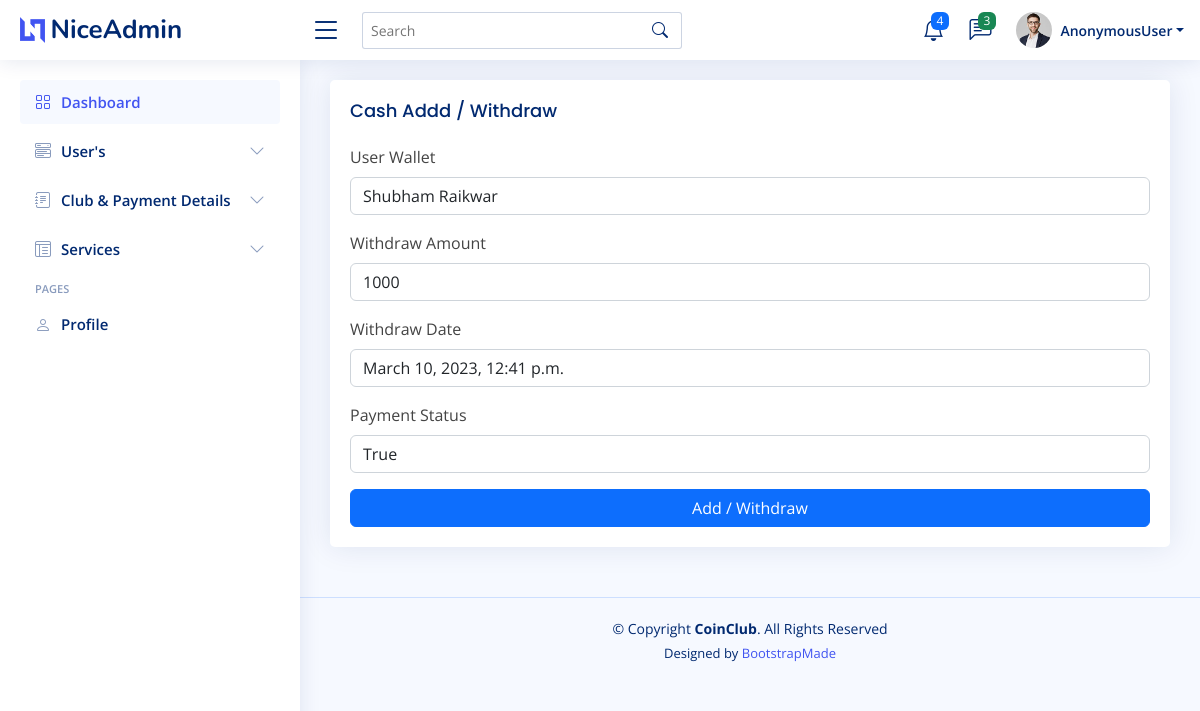
Screenshot of /homepage/editwithdraw/1/ with the database file from the repository.
### api/models.py (models this page shows)
class WithdrawMoney(models.Model):
    userwallet=models.ForeignKey(user_registration,on_delete=models.CASCADE)
    withdrawamount=models.CharField(max_length=30)
    withdraw_date = models.DateTimeField(auto_now=True)
    payment_status = models.BooleanField(default=False)

class user_registration(models.Model):
    full_name=models.CharField(max_length=50)
    mobileno=models.CharField(max_length=50, unique=True)
    city=models.CharField(max_length=50)
    password=models.CharField(max_length=50)
    gender=models.CharField(max_length=50)
    occupation=models.CharField(max_length=50)
    motive=models.CharField(max_length=100)
    income=models.CharField(max_length=50)
    wallet_amount= models.CharField(max_length=50,default='0')
    monthlycontribution=models.CharField(max_length=50)
    profileimg=models.ImageField(blank=True,null=True,upload_to='user/')
    email=models.CharField(max_length=50)
    alternateno=models.CharField(max_length=50,blank=True)
    token = models.CharField(max_length=300)
    create_at=models.DateField(auto_now_add=True)
    def __str__(self):
        return self.full_name#, self.id

### adminapp/views.py (the view)
# urls.py: path('editwithdraw/<int:id>/', views.UpdateCashWithdraw, name="update_withdraw"),
def UpdateCashWithdraw(request, id):
    if request.method == 'POST':
        userwallet = request.POST['userwallet']
        walletwithdraw = request.POST['walletwithdraw']
        add_date = datetime.now()
        payment_status = request.POST['payment_status']
        uplead = WithdrawMoney.objects.filter(id=id)
        uplead.update(userwallet_id=userwallet,
                             withdrawamount=walletwithdraw,
                             withdraw_date=add_date,
                             payment_status=payment_status,
                        )
        messages.success(request, f"{walletwithdraw} Add Cash updated successfully")
        return redirect(request.META.get('HTTP_REFERER', 'redirect_if_referer_not_found'))    #redirect same  page
    else:
        mypay = WithdrawMoney.objects.get(id=id)
        user = user_registration.objects.all()
        return render(request, "editwithdraw.html", {'mypay':mypay, 'users': user})

### templates/editwithdraw.html (shortened to what this page needs)
{% extends 'index.html' %}
{% load static %}
{% block content %}
  <main id="main" class="main">
    <section class="section">
      <div class="row">
        <div class="col-lg-12">
          <div class="card">
            <div class="card-body">
              <h5 class="card-title">Cash Addd / Withdraw</h5>
              <form class="row g-3" method="post" enctype="multipart/form-data">
                <div class="col-12">
                  <label for="inputNanme4" class="form-label">User Wallet</label>
                  <select name="userwallet" id="inputAddress" class="form-control">
                    <option value="{{ mypay.id }}">{{mypay.userwallet}}</option>
                  </select>
                </div>
                <div class="col-12">
                  <label for="inputEmail4" class="form-label">Withdraw Amount</label>
                  <input type="text" class="form-control" id="inputEmail4" name="walletwithdraw"  value="{{ mypay.withdrawamount }}">
                </div>
                <div class="col-12">
                  <label for="inputPassword4" class="form-label">Withdraw Date</label>
                  <input type="text" class="form-control" name="casdate" value="{{ mypay.withdraw_date }}" id="inputPassword4">
                </div>
                <div class="col-12">
                  <label for="inputAddress" class="form-label">Payment Status</label>
                  <select name="payment_status" id="inputAddress" class="form-control">
                    <option value="{{mypay.payment_status}}">{{mypay.payment_status}}</option>
                  </select>
                </div>
                <div class="text-center">
                  <button type="submit" class="btn btn-primary col-md-12">Add / Withdraw</button>
                </div>
              </form>
            </div>
          </div>
        </div>
      </div>
    </section>
  </main>
  {% endblock content %}

### static/assets/css/style.css (style rules this page uses)
:root { scroll-behavior: smooth; }
body { font-family: "Open Sans", sans-serif; background: #f6f9ff; color: #444444; }
h1, h2, h3, h4, h5, h6 { font-family: "Nunito", sans-serif; }
#main { margin-top: 60px; padding: 20px 30px; transition: all 0.3s; }
.card { margin-bottom: 30px; border: none; border-radius: 5px; box-shadow: 0px 0 30px rgba(1, 41, 112, 0.1); }
.card-title { padding: 20px 0 15px 0; font-size: 18px; font-weight: 500; color: #012970; font-family: "Poppins", sans-serif; }
.card-body { padding: 0 20px 20px 20px; }
@media (min-width: 1200px) { #main, #footer { margin-left: 300px; } }

### rows the page displays
WithdrawMoney: userwallet "Shubham Raikwar", walletwithdraw "1000", casdate "March 10, 2023, 12:41 p.m.", payment_status "True"

### other values shown
{{ request.user }} "AnonymousUser"
